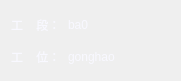
         <widget class="QWidget" name="layoutWidget_3">
          <property name="geometry">
           <rect>
            <x>20</x>
            <y>214</y>
            <width>181</width>
            <height>81</height>
           </rect>
          </property>
          <layout class="QVBoxLayout" name="verticalLayout_2">
           <item>
            <layout class="QHBoxLayout" name="horizontalLayout_4" stretch="1,2">
             <item>
              <widget class="QLabel" name="label_4">
               <property name="styleSheet">
                <string notr="true">font: 12pt &quot;黑体&quot;;
color: rgb(248, 248, 255);</string>
               </property>
               <property name="text">
                <string>工    段：</string>
               </property>
              </widget>
             </item>
             <item>
              <widget class="QLabel" name="label_gongduan">
               <property name="styleSheet">
                <string notr="true">font: 12pt &quot;黑体&quot;;
color: rgb(248, 248, 255);</string>
               </property>
               <property name="text">
                <string>ba0</string>
               </property>
              </widget>
             </item>
            </layout>
           </item>
           <item>
            <layout class="QHBoxLayout" name="horizontalLayout_5" stretch="1,2">
             <item>
              <widget class="QLabel" name="label_5">
               <property name="styleSheet">
                <string notr="true">font: 12pt &quot;黑体&quot;;
color: rgb(248, 248, 255);</string>
               </property>
               <property name="text">
                <string>工    位：</string>
               </property>
              </widget>
             </item>
             <item>
              <widget class="QLabel" name="label_gongwei">
               <property name="styleSheet">
                <string notr="true">font: 12pt &quot;黑体&quot;;
color: rgb(248, 248, 255);</string>
               </property>
               <property name="text">
                <string>gonghao</string>
               </property>
              </widget>
             </item>
            </layout>
           </item>
          </layout>
         </widget>
